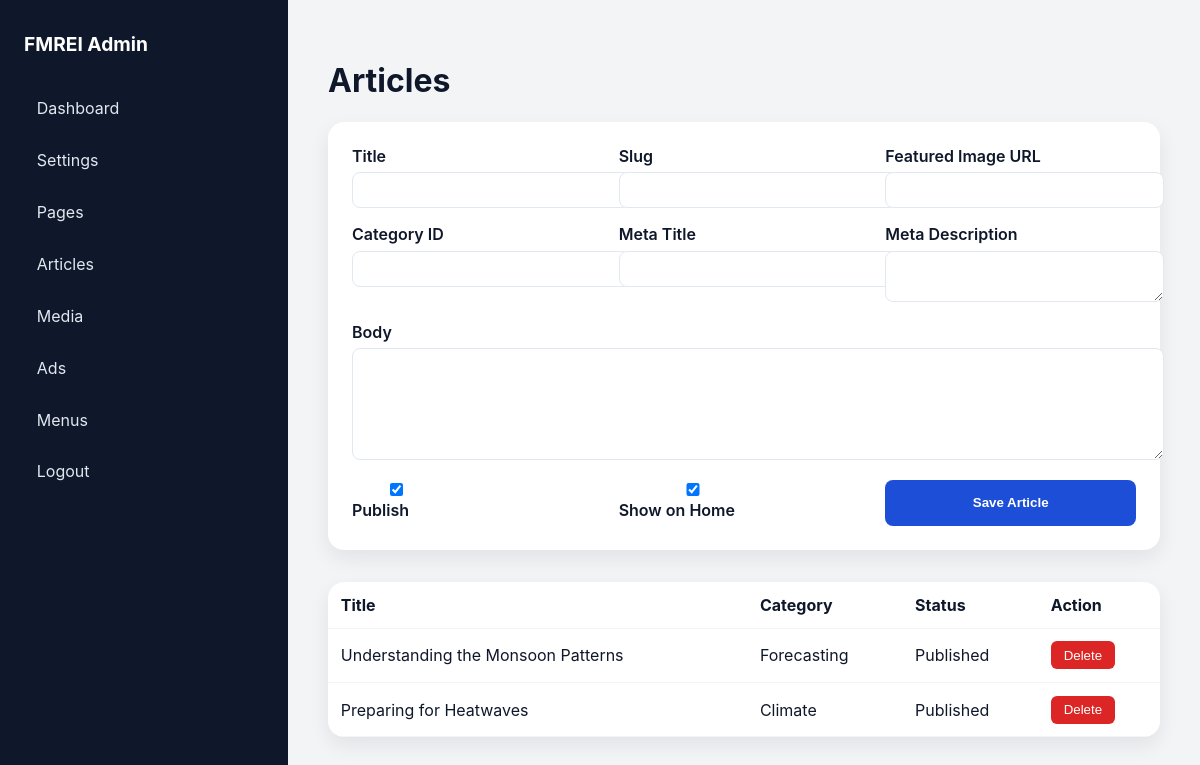
Screenshot of /admin/?page=articles (signed in) with the database file from the repository.
### tables this page shows
CREATE TABLE articles (
    id INT AUTO_INCREMENT PRIMARY KEY,
    title VARCHAR(190) NOT NULL,
    slug VARCHAR(190) NOT NULL UNIQUE,
    body LONGTEXT,
    featured_image VARCHAR(255),
    category_id INT NULL,
    is_published TINYINT(1) DEFAULT 1,
    show_on_home TINYINT(1) DEFAULT 1,
    meta_title VARCHAR(190),
    meta_description TEXT,
    created_at TIMESTAMP DEFAULT CURRENT_TIMESTAMP,
    FOREIGN KEY (category_id) REFERENCES categories(id) ON DELETE SET NULL
);

CREATE TABLE categories (
    id INT AUTO_INCREMENT PRIMARY KEY,
    name VARCHAR(190) NOT NULL,
    slug VARCHAR(190) NOT NULL UNIQUE,
    created_at TIMESTAMP DEFAULT CURRENT_TIMESTAMP
);

### app/models/ArticleModel.php (called while the page is built, shortened)
<?php
class ArticleModel
{
    public static function all(): array
    {
        $db = Database::connection();
        $stmt = $db->query('SELECT a.*, c.name AS category_name FROM articles a LEFT JOIN categories c ON a.category_id = c.id ORDER BY a.created_at DESC');
        return $stmt->fetchAll();
    }
}

### app/lib/Helpers.php (called while the page is built, shortened)
<?php
function e(string $value): string
{
    return htmlspecialchars($value, ENT_QUOTES, 'UTF-8');
}

### public/admin/views/articles.php (the view, shortened to what this page needs)
<?php require __DIR__ . '/partials/header.php'; ?>
<h1>Articles</h1>
<form method="post" class="form-grid">
    <div>
        <label>Title</label>
        <input type="text" name="title" required>
    </div>
    <div>
        <label>Slug</label>
        <input type="text" name="slug" required>
    </div>
    <div>
        <label>Featured Image URL</label>
        <input type="text" name="featured_image">
    </div>
    <div>
        <label>Category ID</label>
        <input type="number" name="category_id">
    </div>
    <div>
        <label>Meta Title</label>
        <input type="text" name="meta_title">
    </div>
    <div>
        <label>Meta Description</label>
        <textarea name="meta_description" rows="2"></textarea>
    </div>
    <div class="full">
        <label>Body</label>
        <textarea name="body" rows="6"></textarea>
    </div>
    <div class="inline">
        <label><input type="checkbox" name="is_published" checked> Publish</label>
    </div>
    <div class="inline">
        <label><input type="checkbox" name="show_on_home" checked> Show on Home</label>
    </div>
    <button type="submit">Save Article</button>
</form>
<table class="data-table">
    <thead>
        <tr>
            <th>Title</th>
            <th>Category</th>
            <th>Status</th>
            <th>Action</th>
        </tr>
    </thead>
    <tbody>
        <?php foreach ($articles as $article): ?>
            <tr>
                <td><?= e($article['title']) ?></td>
                <td><?= e($article['category_name'] ?? 'Uncategorized') ?></td>
                <td><?= $article['is_published'] ? 'Published' : 'Draft' ?></td>
                <td>
                    <form method="post">
                        <button type="submit" class="danger">Delete</button>
                    </form>
                </td>
            </tr>
        <?php endforeach; ?>
    </tbody>
</table>
<?php require __DIR__ . '/partials/footer.php'; ?>

### public/admin/assets/css/admin.css (style rules this page uses)
body { margin: 0; font-family: 'Inter', 'Segoe UI', sans-serif; background: #f3f4f6; color: #0f172a; }
.form-grid { display: grid; grid-template-columns: repeat(auto-fit, minmax(220px, 1fr)); gap: 1rem; background: #fff; padding: 1.5rem; border-radius: 16px; box-shadow: 0 8px 20px rgba(15, 23, 42, 0.08); margin-bottom: 2rem; }
.form-grid .full { grid-column: 1 / -1; }
.form-grid label { font-weight: 600; display: block; margin-bottom: 0.4rem; }
.form-grid input, .form-grid textarea, .form-grid select { width: 100%; padding: 0.6rem 0.8rem; border-radius: 8px; border: 1px solid #e2e8f0; }
.form-grid button, .button { background: #1d4ed8; color: #fff; border: none; border-radius: 8px; padding: 0.6rem 1.2rem; cursor: pointer; font-weight: 600; text-decoration: none; display: inline-block; }
.inline { display: flex; align-items: center; gap: 0.5rem; }
.data-table { width: 100%; border-collapse: collapse; background: #fff; border-radius: 16px; overflow: hidden; box-shadow: 0 8px 20px rgba(15, 23, 42, 0.08); }
.data-table th, .data-table td { padding: 0.8rem; text-align: left; border-bottom: 1px solid #f1f5f9; }
.danger { background: #dc2626; color: #fff; border: none; padding: 0.4rem 0.8rem; border-radius: 6px; cursor: pointer; }

### rows the page displays
articles: title "Understanding the Monsoon Patterns", category.name "Forecasting", is_published "Published"
articles: title "Preparing for Heatwaves", category.name "Climate", is_published "Published"
